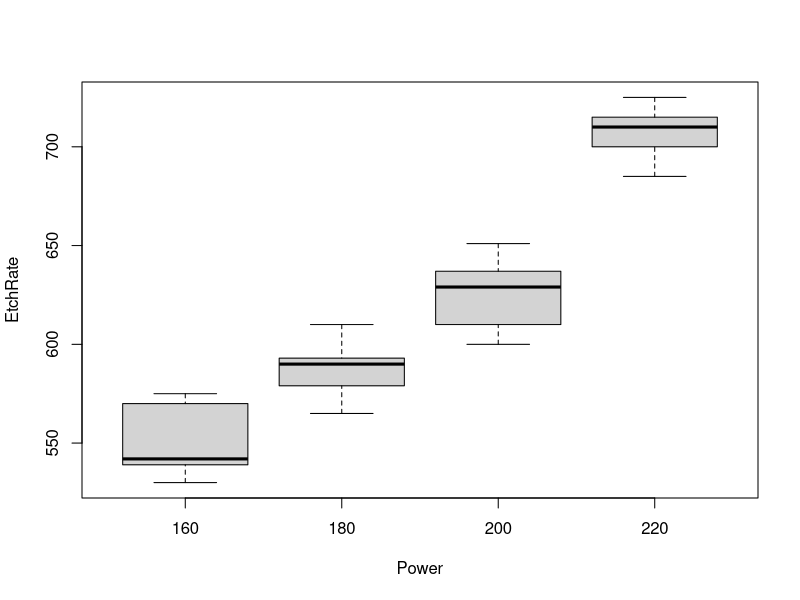
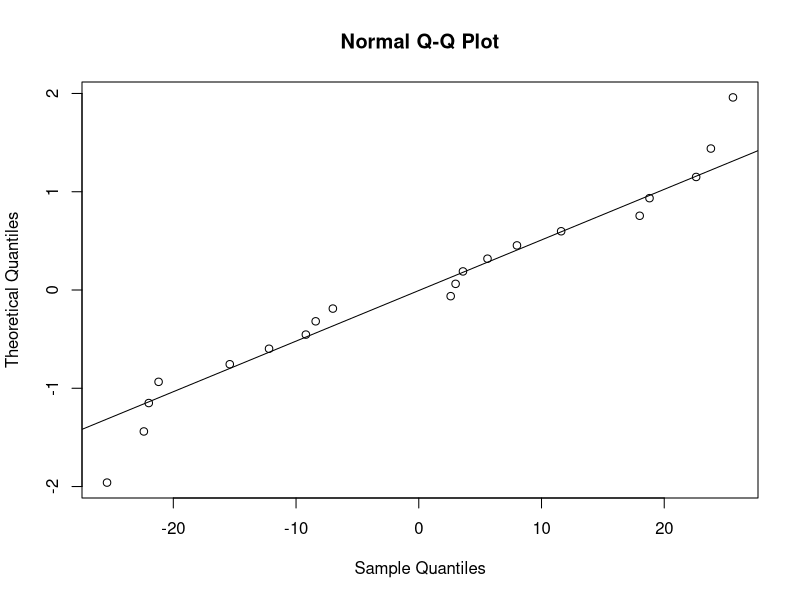

Reproduce these figures in R, in order.
## ---- chunk 1
knitr::opts_chunk$set(echo = TRUE)
library(plyr)
library(dplyr)
library(reshape2)
## ---- chunk 2

dat0 <- as.data.frame(array(
  c(
    rep(c(160,180,200,220),5),
    rep(1,4),rep(2,4),rep(3,4),rep(4,4),rep(5,4),
    575,565,600,725,
    542,593,651,700,
    530,590,610,715,
    539,579,637,685,
    570,610,629,710
  ),
  dim = c(20,3)
))

colnames(dat0) <- c("Power","Replication","EtchRate")

# Check Totals
check_rowTotals <- summarize(
  group_by(dat0,Power),
  rowTot = sum(EtchRate),
  rowAvg = mean(EtchRate)
)

# Make power a factor
dat0$Power <- as.factor(dat0$Power)

## ---- chunk 3
boxplot(EtchRate ~ Power, data = dat0)
## ---- chunk 4
mod1 <- lm(EtchRate ~ Power, data = dat0)
anova1 <- anova(mod1)
print(anova1)
## ---- chunk 5
# Find Sum of Squares
  ## Grand Mean
  y..bar <- mean(dat0$EtchRate)
  
  ## Sum across replicates within treatment groups
  level_i <- data.frame(
    summarize(
      group_by(dat0,Power)
      ,yi. = sum(EtchRate)
      ,n = length(EtchRate)
      ,yi.bar = yi./n
      ,yij_y..bar_sq = sum((EtchRate - y..bar)^2)
    )
  )
  
  ## Find number of observations within each treatment group
  n <- unique(level_i$n)
  
  ## Find the number of treatment groups
  a <- NROW(level_i)
  
  ## Calculate SS Total and SS Treatment
  SS_trt <- n*sum((level_i$yi.bar - y..bar)^2)
  SS_tot <- sum(level_i$yij_y..bar_sq)

  ## Back-calculate SS Error
  SS_err <- SS_tot - SS_trt
  
# Degrees of Freedom
  DF_trt <- a - 1
  DF_err <- a*n - a
  
# Mean Squares
  MS_trt <- SS_trt/DF_trt
  MS_err <- SS_err/DF_err

# Test Statistic
  F_test <- MS_trt/MS_err
  
# Critical F-value
  F_crit <- qf(0.05,DF_trt,DF_err,lower.tail = F)

# P-value
  p_value <- pf(q = F_test,df1 = DF_trt,df2 = DF_err,lower.tail = F)

# Table
Anova_by_hand <- as.data.frame(array(
  c(
    "Power","Error","Total",
    SS_trt,SS_err,SS_tot,
    DF_trt,DF_err,DF_trt + DF_err,
    MS_trt,MS_err,"-",
    F_test,"-","-",
    p_value,"-","-"
  )
  ,dim = c(3,6)
))
colnames(Anova_by_hand) <- c("Source fo Variation",
                             "Sum of Squares",
                             "Degrees of Freedom",
                             "Mean Squares",
                             "Test Statistic",
                             "P-value")
print(Anova_by_hand)
## ---- chunk 6
# Normal Quantile-Quantile Plot - residuals
qqnorm(mod1$residuals,datax = T);qqline(mod1$residuals,datax = T)
